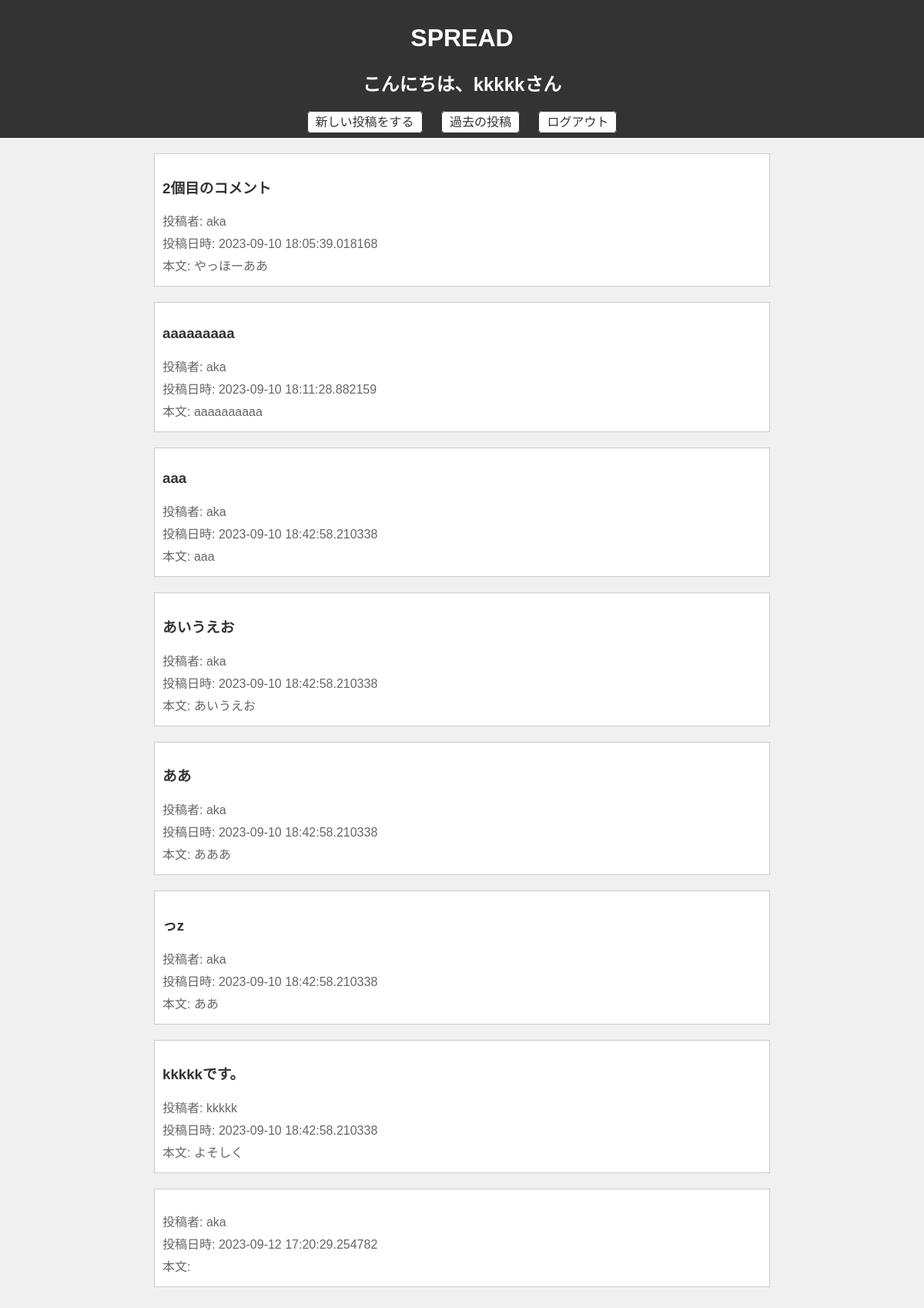
The page /index (signed in) on the database its author committed.
### app.py (models this page shows)
class User(UserMixin, db.Model):
    id = db.Column(db.Integer, primary_key=True)
    username = db.Column(db.String(30), unique=True)
    password = db.Column(db.String(12))

class Post(db.Model):
    __tablename__ = 'post'
    id = db.Column(db.Integer, primary_key=True)
    username = db.Column(db.String(30), nullable=False)
    title = db.Column(db.String(50), nullable=False)
    body = db.Column(db.String(300), nullable=False)
    created_at = db.Column(db.DateTime, nullable=False, default=datetime.now(pytz.timezone('Asia/Tokyo')))

### app.py (the view)
@app.route('/index', methods=['GET', 'POST'])
@login_required
def index():
    if request.method == 'GET':
        posts = Post.query.all()
        username = current_user.username
        return render_template('index.html', posts=posts, username=username)

### app.py (called while the page is built)
@login_manager.user_loader
def load_user(user_id):
    return User.query.get(int(user_id))

### templates/index.html
{% extends "base.html" %}
{% block style %}
<link rel="stylesheet" href="{{ url_for('static', filename='css/get.css') }}">
{% endblock %}
{% block content %}
<header>
    <h1>SPREAD</h1>
    <h2>こんにちは、{{username}}さん</h2>
    <nav>
        <a href="/create">新しい投稿をする</a>
        <a href="/mypage">過去の投稿</a>
        <a href="/logout">ログアウト</a>
    </nav>
</header>
<div class="container">
    {% for post in posts %}
    <article>
        <h3>{{ post.title }}</h3>
        <p>投稿者: {{ post.username }}</p>
        <p>投稿日時: {{ post.created_at }}</p>
        <p>本文: {{ post.body }}</p>
    </article>
    {% endfor %}
</div>
{% endblock %}

### static/css/get.css (style rules this page uses)
body { font-family: Arial, sans-serif; background-color: #f0f0f0; margin: 0; padding: 0; }
header { background-color: #333; color: #fff; padding: 10px; text-align: center; }
nav { text-align: center; margin-top: 20px; }
nav a { color: #333; text-decoration: none; margin: 10px; padding: 5px 10px; border: 1px solid #333; border-radius: 5px; background-color: #fff; }
.container { max-width: 800px; margin: 0 auto; padding: 20px; }
article { background-color: #fff; border: 1px solid #ccc; padding: 10px; margin-bottom: 20px; }
article h3 { color: #333; }
article p { color: #666; margin: 5px 0; }

### rows shown on the page
User: username "kkkkk"
Post: title "2個目のコメント", username "aka", created_at "2023-09-10 18:05:39.018168", body "やっほーああ"
Post: title "aaaaaaaaa", username "aka", created_at "2023-09-10 18:11:28.882159", body "aaaaaaaaaa"
Post: title "aaa", username "aka", created_at "2023-09-10 18:42:58.210338", body "aaa"
Post: title "あいうえお", username "aka", created_at "2023-09-10 18:42:58.210338", body "あいうえお"
Post: title "ああ", username "aka", created_at "2023-09-10 18:42:58.210338", body "あああ"
Post: title "っz", username "aka", created_at "2023-09-10 18:42:58.210338", body "ああ"
Post: title "kkkkkです。", username "kkkkk", created_at "2023-09-10 18:42:58.210338", body "よそしく"
Post: username "aka", created_at "2023-09-12 17:20:29.254782"
